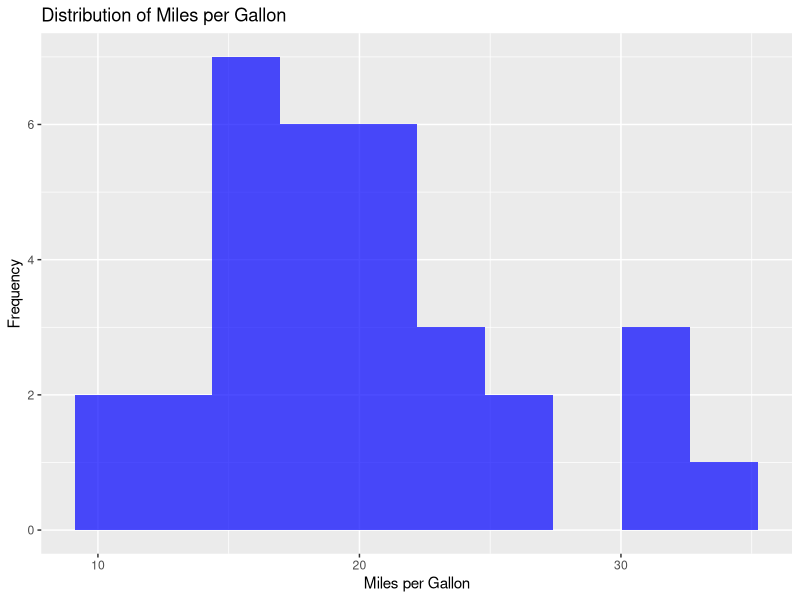

Here is the R script that generated this plot:
# Statistical Analysis and Visualization in R

# 1. Summary Statistics with mtcars Dataset
library(dplyr)
library(ggplot2)

# Summary statistics for mpg and hp
summary_stats <- mtcars %>%
  summarise(
    mpg_mean = mean(mpg),
    mpg_median = median(mpg),
    mpg_sd = sd(mpg),
    hp_mean = mean(hp),
    hp_median = median(hp),
    hp_sd = sd(hp)
  )
print("Summary Statistics:")
print(summary_stats)

# Visualization of mpg distribution
ggplot(mtcars, aes(x = mpg)) +
  geom_histogram(bins = 10, fill = "blue", alpha = 0.7) +
  labs(title = "Distribution of Miles per Gallon", 
       x = "Miles per Gallon", 
       y = "Frequency")



